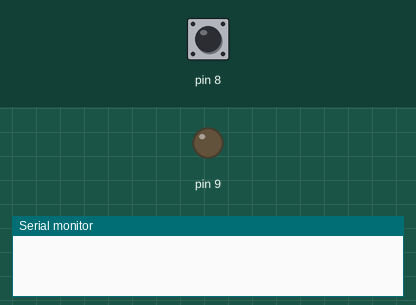
Simulated run of this sketch. Board: Arduino Uno, built with avr-gcc and run on an emulated ATmega328P. Parts: output pins drawn as LEDs (lit = HIGH), the last lines printed to the serial monitor. Dashed ring = blinking. The test bench sets the inputs (shaded band); at power-on: pin 8 LOW.

Above: at 1.2 s.
1.3 s: pin 8 driven HIGH
At 2.5 s:
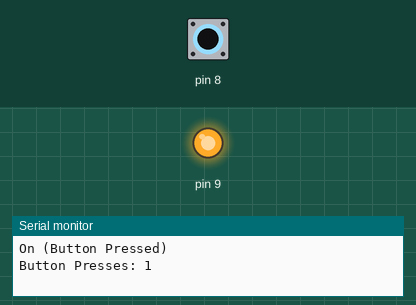
2.8 s: pin 8 driven LOW
At 3.8 s:
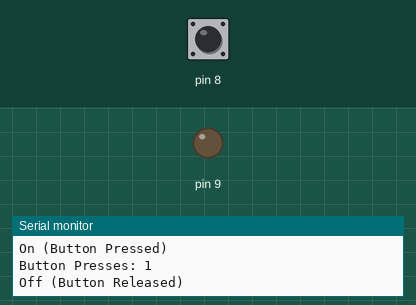
4.3 s: pin 8 pulsed HIGH 5 times (0.12 s each, 0.3 s apart)
At 5.57 s:
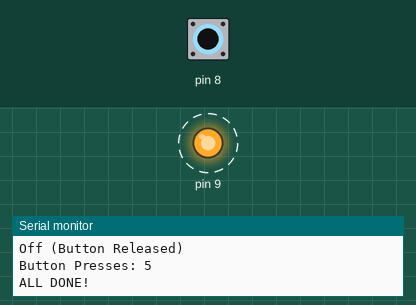
Timing chart, 0 to 7.3 s (numbered marks = the images above; inputs shaded):
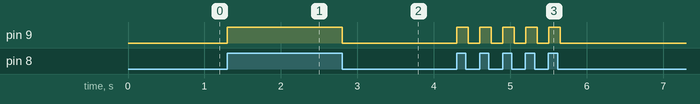

Measured:
- after the input at 1.3 s, pin 9: LOW → HIGH at once
- after the input at 2.8 s, pin 9: HIGH → LOW at once
- after the input at 4.3 s, pin 9: alternates HIGH for 0.15 s and LOW for 0.15 s, 10 changes in all, then stays LOW, starting at once

The sketch:

Lab2_prt3.ino
```cpp
int buttState = 0;
int lastButtState = 0;
int buttCounter = 0;

void setup() {
  pinMode(8, INPUT);
  pinMode(9, OUTPUT);
  Serial.begin(9600);
}

void loop() {
  buttState = digitalRead(8);

    if (buttState != lastButtState) {
      if (buttCounter >= 5) {
        if (buttState == HIGH) {
          digitalWrite(9, HIGH);
          Serial.print("Button Presses: ");
          Serial.println(buttCounter);
          Serial.println("ALL DONE!");
        }
        if (buttState == LOW) {
          Serial.println("Off (Button Released)");
          digitalWrite(9, LOW);
        }
      } else{
        if (buttState == HIGH) {
          Serial.println("On (Button Pressed)");
          digitalWrite(9, HIGH);
          buttCounter++;
          Serial.print("Button Presses: ");
          Serial.println(buttCounter);
        } else {
          Serial.println("Off (Button Released)");
          digitalWrite(9, LOW);
        }
      }
    }
  lastButtState = buttState;
  delay(50);
}
```
